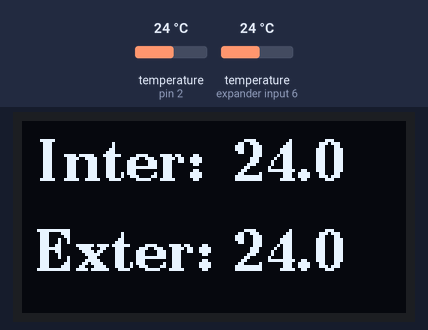
A sketch run on a simulated Arduino Uno, built with avr-gcc and run on an emulated ATmega328P. Shown: 128×64 one-colour display. The inputs (shaded band) are chosen by the test bench; at power-on: temperature (sensors on pin 2, expander input 6) 24 °C.

Above: at 3.4 s.
3.5 s: temperature (sensor on pin 2) set to 12 °C
At 4.9 s:
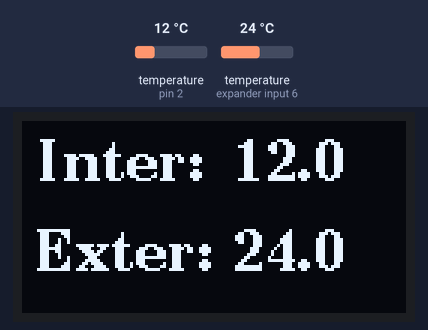
6.1 s: temperature (sensor on expander input 6) set to 12 °C
At 6.9 s:
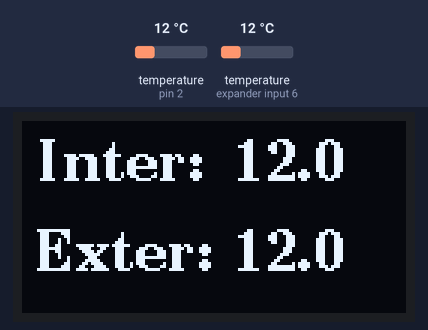
8.7 s: temperature (sensor on pin 2) set to 19 °C
At 10.8 s:
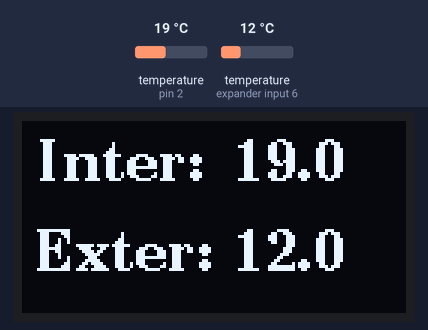
11.6 s: temperature (sensor on expander input 6) set to 19 °C
At 12.8 s:
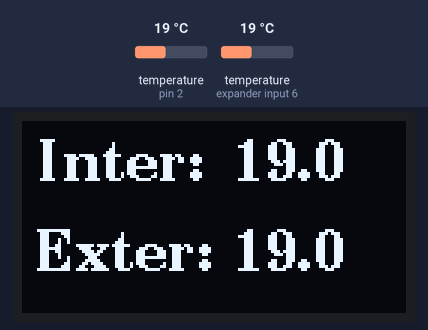
14.2 s: temperature (sensor on pin 2) set to 28 °C
At 16.8 s:
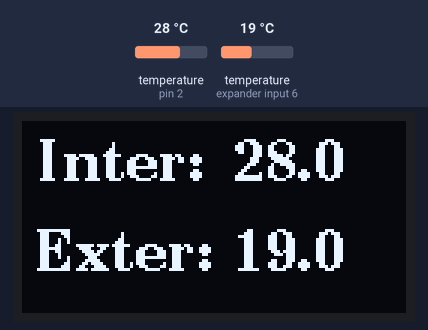
17.1 s: temperature (sensor on expander input 6) set to 28 °C
At 18.8 s:
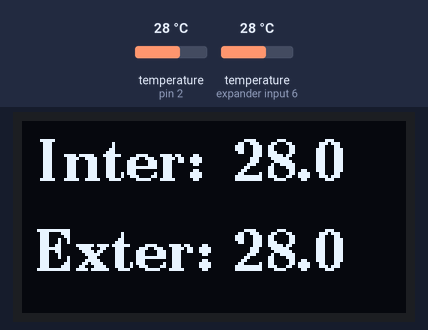
Timing chart, 0 to 20.3 s (numbered marks = the images above; inputs shaded):
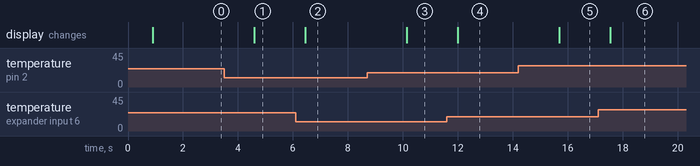

The sketch:

code.ino
```cpp
#include <Arduino.h>
#include <U8g2lib.h>
#include <OneWire.h>
#include <DallasTemperature.h>

#include <Wire.h>


U8G2_SSD1306_128X64_NONAME_F_HW_I2C u8g2(U8G2_R0, /* reset=*/ U8X8_PIN_NONE);

OneWire oneWireDS(2);

DallasTemperature DS(&oneWireDS);


void setup() {
    u8g2.begin();
    u8g2.setFont(u8g2_font_ncenB14_tr); // choose a suitable font
    DS.begin();
    Serial.begin(9600);
}

void loop(void) {

  DS.requestTemperatures();

  u8g2.clearBuffer();

  u8g2.setCursor(5,20);
  u8g2.print("Inter:");
  u8g2.setCursor(70,20);
  //Serial.println(DS.getTempCByIndex(0));
  u8g2.print(DS.getTempCByIndex(0),1);
  //delay(1000);

  u8g2.setCursor(5,50);
  u8g2.print("Exter:");
  u8g2.setCursor(70,50);
  //Serial.println(DS.getTempCByIndex(1));
  u8g2.print(DS.getTempCByIndex(1),1);


  u8g2.sendBuffer();

  delay(1000);
}
```

Measured:
- after the input at 3.5 s, the display: changes after 1.1 s (image 1)
- after the input at 6.1 s, the display: changes after 0.34 s (image 2)
- after the input at 8.7 s, the display: changes after 1.4 s (image 3)
- after the input at 11.6 s, the display: changes after 0.39 s (image 4)
- after the input at 14.2 s, the display: changes after 1.5 s (image 5)
- after the input at 17.1 s, the display: changes after 0.44 s (image 6)
